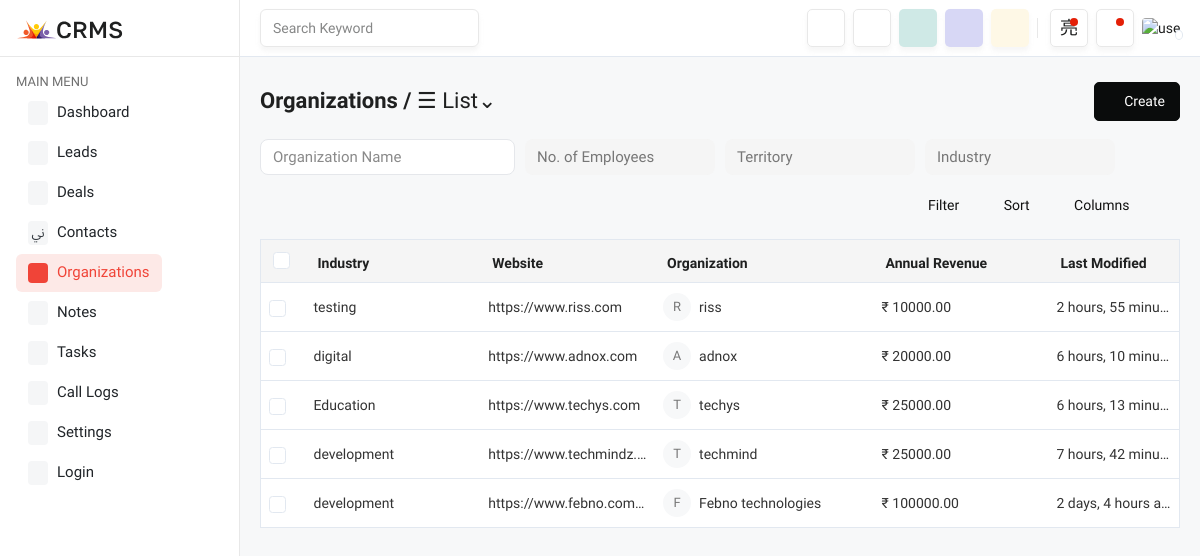
Page /organizations/ (signed in) on the committed database.
### app/models.py (models this page shows, shortened)
class Organization_db(models.Model):
    branch = models.ForeignKey(Branch_db, on_delete=models.CASCADE, related_name='organizations')
    address = models.ForeignKey(Address_db, on_delete=models.SET_NULL, null=True, blank=True, related_name='organizations')
    industry = models.ForeignKey(Industry_db, on_delete=models.SET_NULL, null=True, blank=True, related_name='organizations')
    territory = models.ForeignKey(Territory_db, on_delete=models.SET_NULL, null=True, blank=True, related_name='organizations')
    organization_name = models.CharField(max_length=200)
    website = models.URLField(max_length=255, blank=True, null=True)
    annual_revenue = models.DecimalField(max_digits=15, decimal_places=2, default=0)
    no_of_employees = models.CharField(max_length=20, choices=EMPLOYEE_CHOICES, blank=True, null=True)
    status = models.CharField(max_length=20, choices=STATUS_CHOICES, default='active')
    created_at = models.DateTimeField(auto_now_add=True)
    updated_at = models.DateTimeField(auto_now=True)

class Industry_db(models.Model):
    branch = models.ForeignKey(Branch_db, on_delete=models.CASCADE, related_name='industries')
    industry_name = models.CharField(max_length=150)
    status = models.CharField(max_length=20, choices=STATUS_CHOICES, default='active')
    created_at = models.DateTimeField(auto_now_add=True)
    updated_at = models.DateTimeField(auto_now=True)

### app/views.py (the view)
def organizations(request):
    if 'B_id' in request.session:
        if request.session.has_key('B_id'):
            B_id = request.session['B_id']
        branch = Branch_db.objects.get(id=B_id)
        organizations = Organization_db.objects.filter(
            branch=branch,
            status="active"
        ).select_related(
            "industry",
            "territory",
            "address"
        ).order_by("-created_at")
        industries = Industry_db.objects.filter(
            branch=branch,
            status="active"
        ).order_by("industry_name")
        territories = Territory_db.objects.filter(
            branch=branch,
            status="active"
        ).order_by("territory_name")
        addresses = Address_db.objects.filter(
            branch=branch,
            status="active"
        ).order_by("address_title")
        users = Users_db.objects.filter(
            branch=branch,
            status="active"
        ).order_by("full_name")
        return render(request, "organizations.html", {
            "organizations": organizations,
            "industries": industries,
            "territories": territories,
            "addresses": addresses,
            "users": users,
            "employee_choices":
                Organization_db._meta.get_field(
                    "no_of_employees"
                ).choices,
            "address_type_choices":
                Address_db._meta.get_field(
                    "address_type"
                ).choices,
            "branch": branch
        })
    else:
        return redirect("login")

### templates/organizations.html (shortened to what this page needs)
{% extends 'base.html' %}
{% load static %}
{% block content %}
<div class="page-wrapper">
    <div class="content">
        <div class="page-header d-flex align-items-center justify-content-between">
            <div>
                <h4 class="mb-1">Organizations / <span class="fw-normal">☰ List⌄</span></h4>
            </div>
            <div>
                <button type="button"
        class="btn btn-dark"
        data-bs-toggle="modal"
        data-bs-target="#createOrganizationModal">
    <i class="ti ti-plus me-1"></i>
    Create
</button>
            </div>
        </div>
<div class="organization-toolbar">
    <div class="organization-filters">
        <input type="text" class="organization-filter" placeholder="Organization Name">
        <div class="organization-filter-dropdown">
            <button type="button" class="organization-filter-btn">
                <span class="selected-text">No. of Employees</span>
                <i class="ti ti-chevron-down"></i>
            </button>
        </div>
        <div class="organization-filter-dropdown">
            <button type="button" class="organization-filter-btn">
                <span class="selected-text">Territory</span>
                <i class="ti ti-chevron-down"></i>
            </button>
        </div>
        <div class="organization-filter-dropdown">
            <button type="button" class="organization-filter-btn">
                <span class="selected-text">Industry</span>
                <i class="ti ti-chevron-down"></i>
            </button>
        </div>
    </div>
    <div class="organization-toolbar-actions">
        <button type="button" class="organization-toolbar-btn" title="Refresh"><i class="ti ti-refresh"></i></button>
        <button type="button" class="organization-toolbar-btn"><i class="ti ti-filter me-1"></i>Filter</button>
        <button type="button" class="organization-toolbar-btn"><i class="ti ti-arrows-sort me-1"></i>Sort</button>
        <button type="button" class="organization-toolbar-btn"><i class="ti ti-columns-3 me-1"></i>Columns</button>
        <button type="button" class="organization-toolbar-btn"><i class="ti ti-dots"></i></button>
    </div>
</div>
        <div class="organization-table">
            <table class="table table-nowrap">
                <thead>
                    <tr>
                        <th style="width: 45px;">
                            <div class="form-check">
                                <input class="form-check-input"
                                       type="checkbox"
                                       id="select-all">
                            </div>
                        </th>
                        <th>Industry</th>
                        <th>Website</th>
                        <th>Organization</th>
                        <th>Annual Revenue</th>
                        <th>Last Modified</th>
                    </tr>
                </thead>
                <tbody>
{% for organization in organizations %}
<tr class="organization-row"
    onclick="if (!event.target.closest('input, a, button')) window.location.href='{% url 'organization_detail' organization.id %}'">
    <td>
        <input type="checkbox" class="form-check-input">
    </td>
    <td>
        {% if organization.industry %}
            {{ organization.industry.industry_name }}
        {% else %}
            -
        {% endif %}
    </td>
    <td>
        {% if organization.website %}
            {{ organization.website }}
        {% else %}
            -
        {% endif %}
    </td>
    <td>
        <div class="d-flex align-items-center">
            <span class="avatar avatar-sm rounded-circle bg-light me-2">
                {{ organization.organization_name|first|upper }}
            </span>
            <span>
                {{ organization.organization_name }}
            </span>
        </div>
    </td>
    <td>
        ₹ {{ organization.annual_revenue|default:"0.00" }}
    </td>
    <td>
        {% if organization.updated_at %}
            {{ organization.updated_at|timesince }} ago
        {% else %}
            -
        {% endif %}
    </td>
</tr>
{% empty %}
<tr>
    <td colspan="6" class="text-center py-4">
        No organizations found.
    </td>
</tr>
{% endfor %}
</tbody>
            </table>
        </div>
    </div>
</div>
{% endblock %}

### templates/base.html (shortened to what this page needs)
{% load static %}
<!DOCTYPE html>
<html lang="en">
<head>
    <link rel="stylesheet" href="{% static 'css/bootstrap.min.css' %}">
    <link rel="stylesheet" href="{% static 'css/tabler-icons.min.css' %}">
    <link rel="stylesheet" href="{% static 'css/simplebar.min.css' %}">
    <link rel="stylesheet" href="{% static 'css/dataTables.bootstrap5.min.css' %}">
    <link rel="stylesheet" href="{% static 'css/style.css' %}" id="app-style">
    <link rel="stylesheet" href="{% static 'css/flatpickr.min.css' %}">
</head>
<body>
		<header class="navbar-header">
			<div class="page-container topbar-menu">
				<div class="d-flex align-items-center gap-2">
					<div class="me-auto d-flex align-items-center header-search d-lg-flex d-none">
						<div class="input-icon position-relative me-2">
							<input type="text" class="form-control" placeholder="Search Keyword">
							<span class="input-icon-addon d-inline-flex p-0 header-search-icon"><i class="ti ti-command"></i></span>
						</div>
					</div>
				</div>
				<div class="d-flex align-items-center">
					<div class="header-item">
						<div class="dropdown me-2">
							<a href="javascript:void(0);" class="btn topbar-link btnFullscreen"><i class="ti ti-maximize"></i></a>
						</div>
					</div>
					<div class="header-item d-none d-sm-flex me-2">
						<button class="topbar-link btn topbar-link" id="light-dark-mode" type="button">
							<i class="ti ti-moon fs-16"></i>
						</button>
					</div>
					<div class="header-item d-none d-sm-flex">
						<div class="dropdown me-2">
							<a href="javascript:void(0);" class="btn topbar-link topbar-teal-link" data-bs-toggle="dropdown">
								<i class="ti ti-layout-grid-add"></i>
							</a>
						</div>
					</div>
					<div class="header-item d-none d-sm-flex">
						<div class="dropdown me-2">
							<a href="faq.html" class="btn topbar-link topbar-indigo-link"><i class="ti ti-help-hexagon"></i></a>
						</div>
					</div>
					<div class="header-item d-none d-sm-flex">
						<div class="dropdown me-2">
							<a href="lead-reports.html" class="btn topbar-link topbar-warning-link"><i class="ti ti-chart-pie"></i></a>
						</div>
					</div>
					<div class="header-item">
						<div class="dropdown me-2">
							<a href="chat.html" class="btn topbar-link">
								<i class="ti ti-message-circle-exclamation"></i>
								<span class="badge rounded-pill">&nbsp;</span>
							</a>
						</div>
					</div>
					<div class="header-item">
						<div class="dropdown me-2">
							<button class="topbar-link btn topbar-link dropdown-toggle drop-arrow-none" data-bs-toggle="dropdown" data-bs-offset="0,24" type="button" aria-haspopup="false" aria-expanded="false">
								<i class="ti ti-bell-check fs-18 animate-ring"></i>
								<span class="badge rounded-pill">&nbsp;</span>
							</button>
						</div>
					</div>
					<div class="dropdown profile-dropdown d-flex align-items-center justify-content-center">
						<a href="javascript:void(0);" class="topbar-link dropdown-toggle drop-arrow-none position-relative" data-bs-toggle="dropdown" data-bs-offset="0,22" aria-haspopup="false" aria-expanded="false">
							<img src="{% static 'images/user-40.jpg' %}" width="38" class="rounded-1 d-flex" alt="user-image">
							<span class="online text-success"><i class="ti ti-circle-filled d-flex bg-white rounded-circle border border-1 border-white"></i></span>
						</a>
					</div>
				</div>
			</div>
		</header>
        <div class="sidebar" id="sidebar">
    <div class="sidebar-logo">
        <a href="index.html" class="logo logo-normal">
            <img src="{% static 'images/logo.svg' %}" alt="Logo">
        </a>
    </div>
<div id="sidebar-menu" class="sidebar-menu">
    <ul>
        <li class="menu-title">
            <span>Main Menu</span>
        </li>
        <li>
            <a href="/dashboard/"
               class="{% if request.path == '/dashboard/' %}active{% endif %}">
                <i class="ti ti-layout-dashboard"></i>
                <span>Dashboard</span>
            </a>
        </li>
        <li>
            <a href="/leads/"
               class="{% if request.path == '/leads/' %}active{% endif %}">
                <i class="ti ti-users"></i>
                <span>Leads</span>
            </a>
        </li>
        <li>
            <a href="/deals/"
               class="{% if request.path == '/deals/' %}active{% endif %}">
                <i class="ti ti-bolt"></i>
                <span>Deals</span>
            </a>
        </li>
        <li>
            <a href="/contacts/"
               class="{% if request.path == '/contacts/' %}active{% endif %}">
                <i class="ti ti-user-square-rounded"></i>
                <span>Contacts</span>
            </a>
        </li>
        <li>
            <a href="/organizations/"
               class="{% if request.path == '/organizations/' %}active{% endif %}">
                <i class="ti ti-building"></i>
                <span>Organizations</span>
            </a>
        </li>
<li>
    <a href="/notes/" class="{% if request.path == '/notes/' %}active{% endif %}">
        <i class="ti ti-file-description"></i>
        <span>Notes</span>
    </a>
</li>
<li>
    <a href="/tasks/" class="{% if request.path == '/tasks/' %}active{% endif %}">
        <i class="ti ti-circle-check"></i>
        <span>Tasks</span>
    </a>
</li>
		<li>
    <a href="/calls/" class="{% if request.path == '/calls/' %}active{% endif %}">
        <i class="ti ti-phone"></i>
        <span>Call Logs</span>
    </a>
</li>
<li>
    <a href="/settings/"
       class="{% if request.path == '/settings/' %}active{% endif %}">
        <i class="ti ti-settings"></i>
        <span>Settings</span>
    </a>
</li>
        <li>
            <a href="/">
                <i class="ti ti-login"></i>
                <span>Login</span>
            </a>
        </li>
    </ul>
</div>
        </div>
    {% block content %}
    {% endblock %}
</body>
</html>

### templates/includes/create_industry_modal.html (shortened to what this page needs)
{% load static %}

### templates/includes/create_address_modal.html (shortened to what this page needs)
{% load static %}

### rows in the picture
Organization_db: industry.industry_name "testing", website "https://www.riss.com", organization_name|first "R", organization_name "riss", annual_revenue "10000.00", updated_at "2 hours, 55 minu…"
Organization_db: industry.industry_name "digital", website "https://www.adnox.com", organization_name|first "A", organization_name "adnox", annual_revenue "20000.00", updated_at "6 hours, 10 minu…"
Organization_db: industry.industry_name "Education", website "https://www.techys.com", organization_name|first "T", organization_name "techys", annual_revenue "25000.00", updated_at "6 hours, 13 minu…"
Organization_db: industry.industry_name "development", website "https://www.techmindz.…", organization_name|first "T", organization_name "techmind", annual_revenue "25000.00", updated_at "7 hours, 42 minu…"
Organization_db: industry.industry_name "development", website "https://www.febno.com…", organization_name|first "F", organization_name "Febno technologies", annual_revenue "100000.00", updated_at "2 days, 4 hours"
